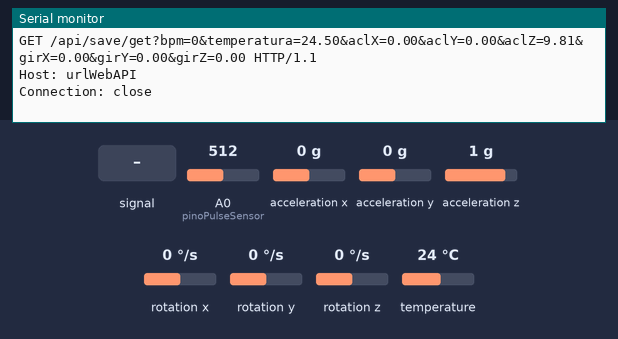
A sketch run on a simulated ESP8266 (NodeMCU). Parts: the last lines printed to the serial monitor. The inputs (shaded band) are chosen by the test bench; at power-on: acceleration x 0 g, A0 (pinoPulseSensor) = 512, acceleration y 0 g, acceleration z 1 g, rotation x 0 °/s, rotation y 0 °/s, rotation z 0 °/s, temperature 24 °C. WiFi joins after 1.5 s; servers stay silent unless stated.

Above: at 2.7 s.
2.8 s: A0 (pinoPulseSensor) fed a 200 Hz sine of ±81 counts around its level
4.3 s: acceleration x set to -1.4 g
At 5.2 s:
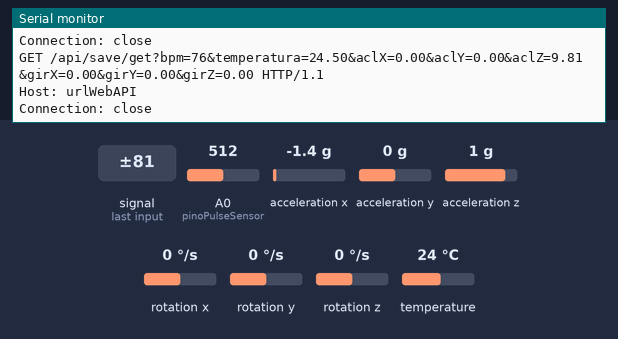
5.8 s: A0 (pinoPulseSensor) set to 716
At 6.8 s:
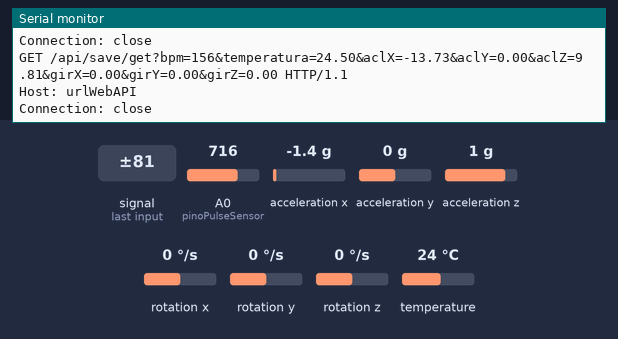
7.3 s: acceleration y set to -1.4 g
At 8.7 s:
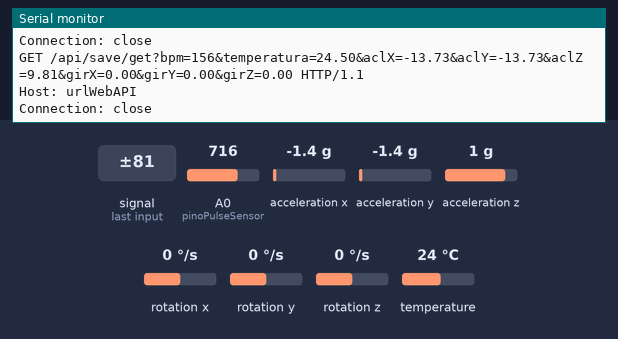
8.8 s: A0 (pinoPulseSensor) fed a 2 Hz sine of ±306 counts around its level
10.3 s: acceleration z set to -1.4 g
At 11.1 s:
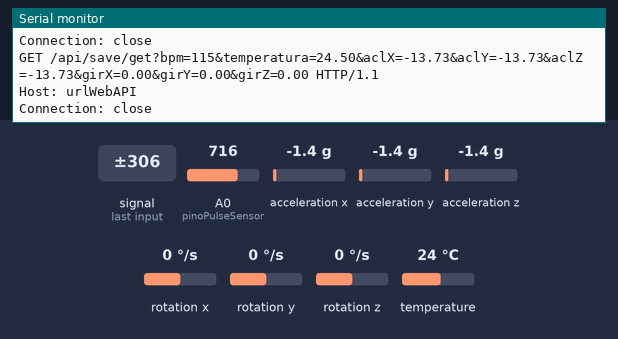
Timing chart, 0 to 12.8 s (numbered marks = the images above; inputs shaded):
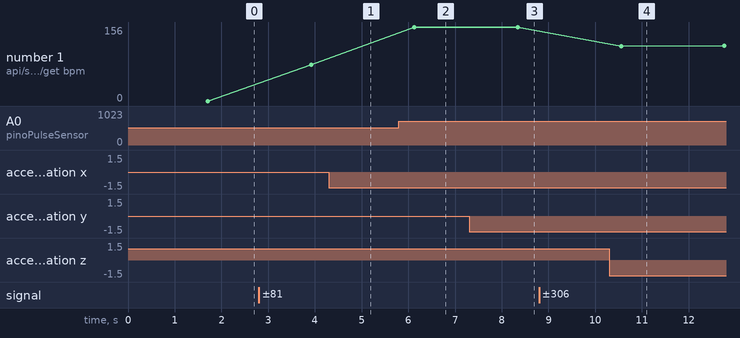

Measured:
- after the input at 5.8 s, the serial monitor: prints a new line after 0.33 s (image 2)
- after the input at 7.3 s, the serial monitor: prints a new line after 1.0 s (image 3)
- after the input at 10.3 s, the serial monitor: prints a new line after 0.25 s (image 4)
- plotted number 1: 0 → 76 after the input at 2.8 s, 76 → 156 after the input at 5.8 s

The sketch:

mirsi.ino
```cpp
/*
 * MIRSI - Monitoramento Inteligente e Remoto da Saúde do Idoso
 * Prototipo de um sistema para monitoramento remoto da saúde do idoso
 * Microcontrolador: ESP866
 * Plataforma: NodeMCU 1.0
 * Sensores: Temperatura, Pulso e Acelerômetro
 * Conexão: wi-fi
 * Autor: Cícero Moura (Tudo posso naquele que me fortalece!)
 * Data Inicial: 01/08/2017
 * Ultima Atualização: 27/01/2017
*/

//Inclusão das bibliotecas
#include <Ticker.h>
#include <Wire.h>
#include <ESP8266WiFi.h>
#include <WiFiClientSecure.h>
#include <MPU6050.h>

//Definição dos pinos
#define pinoPulseSensor A0
#define mpuSDA D5
#define mpuSDL D6

//Dados para conectar ao Wi-FI
const char* ssid = "wifi";
const char* senha = "senha";

//dados da API para enviar os dados
const char* urlAPI = "urlWebAPI";
const int apiPorta = 443;

WiFiClientSecure client;

// Variáveis volateis
// do sensor de Batimento cardiaco
volatile int BPM;
volatile int Signal;
volatile int IBI = 600;
volatile boolean Pulse = false;
volatile boolean QS = false;
Ticker flipper;

//Variaveis do MPU6050
MPU6050 mpu;
Vector aclNormalizado;
Vector girNormalizado;
float temperatura;
//boolean detectorQuedas = false;


/*
 * Configurações iniciais
 */
void setup(){
  Serial.begin(115200);

  setupWiFI();
  setupPulseSensor();
  setupMPU();
}

/*
 * Execução dedicada do sketch
 */
void loop(){
  if (QS == true){
        QS = false;
  }


  lerDadosMPU();
//  detectarQuedas();
  enviarDadosAPI();

  delay(2000);
}

/*
 * Inicializa o Wi-Fi
 * NodeMCU
 */
void setupWiFI() {
  WiFi.mode(WIFI_STA);
  WiFi.begin(ssid, senha);
  while (WiFi.status() != WL_CONNECTED) {
    delay(500);
    //Serial.print(".");
  }
  /*Serial.println("");
  Serial.println("WiFi connected");
  Serial.println("IP address: ");
  Serial.println(WiFi.localIP());*/
}

/*
 * Inicializa o sensor de batimentos cardiaco
 * Pulse Sensor Amped
 */
void setupPulseSensor() {
  interruptSetup();
}

/*
 * Inicializa o Acelerometro e Giroscópio
 * MPU-6050
 */
void setupMPU() {
  Wire.begin(mpuSDA, mpuSDL);

  while(!mpu.begin(MPU6050_SCALE_2000DPS, MPU6050_RANGE_2G)) {
    Serial.println("Could not find a valid MPU6050 sensor, check wiring!");
    delay(500);
  }

  mpu.calibrateGyro();
  mpu.setThreshold(3);

  /*mpu.setAccelPowerOnDelay(MPU6050_DELAY_3MS);
  mpu.setIntFreeFallEnabled(true);
  mpu.setIntZeroMotionEnabled(false);
  mpu.setIntMotionEnabled(false);
  mpu.setDHPFMode(MPU6050_DHPF_5HZ);
  mpu.setFreeFallDetectionThreshold(17);
  mpu.setFreeFallDetectionDuration(2);


  attachInterrupt(0, doInt, RISING);*/
}

/*void doInt() {
  detectorQuedas = true;
}

void detectarQuedas() {

  if (detectorQuedas) {
    detectorQuedas = false;
  }

}*/

/*
 * Realiza a leitura do Acelerômetro, Giroscópio e Temperatura (ºC)
 * e reorna a leitura do sensor
 */
void lerDadosMPU() {
  aclNormalizado = mpu.readNormalizeAccel();
  girNormalizado = mpu.readNormalizeGyro();
  temperatura = mpu.readTemperature() + 0.5;

  /*Serial.print(" Xnorm = ");
  Serial.print(aclNormalizado.XAxis);
  Serial.print(" Ynorm = ");
  Serial.print(aclNormalizado.YAxis);
  Serial.print(" Znorm = ");
  Serial.println(aclNormalizado.ZAxis);

  Serial.print(" Xnorm = ");
  Serial.print(girNormalizado.XAxis);
  Serial.print(" Ynorm = ");
  Serial.print(girNormalizado.YAxis);
  Serial.print(" Znorm = ");
  Serial.println(girNormalizado.ZAxis);

  Serial.print(" Temp = ");
  Serial.print(temperatura);
  Serial.println(" *C");*/
}

/*
 * Monta mensagem e url para enviar os dados
 */
String montaURL() {
  String msg;

  msg.concat("GET /api/save/get?");
  msg.concat("bpm=");
  msg.concat(BPM);
  msg.concat("&temperatura=");
  msg.concat(temperatura);
  msg.concat("&aclX=");
  msg.concat(aclNormalizado.XAxis);
  msg.concat("&aclY=");
  msg.concat(aclNormalizado.YAxis);
  msg.concat("&aclZ=");
  msg.concat(aclNormalizado.ZAxis);
  msg.concat("&girX=");
  msg.concat(girNormalizado.XAxis);
  msg.concat("&girY=");
  msg.concat(girNormalizado.YAxis);
  msg.concat("&girZ=");
  msg.concat(girNormalizado.ZAxis);
  //msg.concat("&detectorQuedas=");
  //msg.concat(detectorQuedas);
  msg.concat(" HTTP/1.1\r\nHost: ");
  msg.concat(urlAPI);
  msg.concat("\r\nConnection: close\r\n\r\n");

  return msg;
}

/*
 * Envia os dados para a API Online
 */
void enviarDadosAPI() {

  if (!client.connect(urlAPI, apiPorta)) {
    //Serial.println("connection failed");
    ESP.restart();
  }

  String url = montaURL();
  //Serial.print("requesting URL: ");
  Serial.println(url);

  client.print(url);

  //Serial.println("request sent");
  /*while (client.connected()) {
    String line = client.readStringUntil('\n');
    if (line == "\r") {
      Serial.println("headers received");
      break;
    }
  }*/
}
```

interrupt.ino
```cpp
volatile int rate[10];                    // array to hold last ten IBI values
volatile unsigned long sampleCounter = 0; // used to determine pulse timing
volatile unsigned long lastBeatTime = 0;  // used to find IBI
volatile int P =512;                      // used to find peak in pulse wave, seeded
volatile int T = 512;                     // used to find trough in pulse wave, seeded
volatile int thresh = 512;                // used to find instant moment of heart beat, seeded
volatile int amp = 100;                   // used to hold amplitude of pulse waveform, seeded
volatile boolean firstBeat = true;        // used to seed rate array so we startup with reasonable BPM
volatile boolean secondBeat = false;      // used to seed rate array so we startup with reasonable BPM


void interruptSetup(){
// Initializes Ticker to have flipper run the ISR to sample every 2mS as per original Sketch.
  flipper.attach_ms(2, ISRTr);
}


// THIS IS THE TICKER INTERRUPT SERVICE ROUTINE.
// Ticker makes sure that we take a reading every 2 miliseconds
void ISRTr(){                         // triggered when flipper fires....
  cli();                               // disable interrupts while we do this
  Signal = analogRead(pinoPulseSensor);              // read the Pulse Sensor
  sampleCounter += 2;                         // keep track of the time in mS with this variable
  int N = sampleCounter - lastBeatTime;       // monitor the time since the last beat to avoid noise

    //  find the peak and trough of the pulse wave
  if(Signal < thresh && N > (IBI/5)*3){       // avoid dichrotic noise by waiting 3/5 of last IBI
    if (Signal < T){                        // T is the trough
      T = Signal;                         // keep track of lowest point in pulse wave
    }
  }

  if(Signal > thresh && Signal > P){          // thresh condition helps avoid noise
    P = Signal;                             // P is the peak
  }                                        // keep track of highest point in pulse wave

  //  NOW IT'S TIME TO LOOK FOR THE HEART BEAT
  // signal surges up in value every time there is a pulse
  if (N > 250){                                   // avoid high frequency noise
    if ( (Signal > thresh) && (Pulse == false) && (N > (IBI/5)*3) ){
      Pulse = true;                               // set the Pulse flag when we think there is a pulse
//      digitalWrite(blinkPin,HIGH);                // turn on pin 13 LED
      IBI = sampleCounter - lastBeatTime;         // measure time between beats in mS
      lastBeatTime = sampleCounter;               // keep track of time for next pulse

      if(secondBeat){                        // if this is the second beat, if secondBeat == TRUE
        secondBeat = false;                  // clear secondBeat flag
        for(int i=0; i<=9; i++){             // seed the running total to get a realisitic BPM at startup
          rate[i] = IBI;
        }
      }

      if(firstBeat){                         // if it's the first time we found a beat, if firstBeat == TRUE
        firstBeat = false;                   // clear firstBeat flag
        secondBeat = true;                   // set the second beat flag
        sei();                               // enable interrupts again
        return;                              // IBI value is unreliable so discard it
      }


      // keep a running total of the last 10 IBI values
      word runningTotal = 0;                  // clear the runningTotal variable

      for(int i=0; i<=8; i++){                // shift data in the rate array
        rate[i] = rate[i+1];                  // and drop the oldest IBI value
        runningTotal += rate[i];              // add up the 9 oldest IBI values
      }

      rate[9] = IBI;                          // add the latest IBI to the rate array
      runningTotal += rate[9];                // add the latest IBI to runningTotal
      runningTotal /= 10;                     // average the last 10 IBI values
      BPM = 60000/runningTotal;               // how many beats can fit into a minute? that's BPM!
      QS = true;                              // set Quantified Self flag
      // QS FLAG IS NOT CLEARED INSIDE THIS ISR
    }
  }

  if (Signal < thresh && Pulse == true){   // when the values are going down, the beat is over
   // digitalWrite(blinkPin,LOW);            // turn off pin 13 LED
    Pulse = false;                         // reset the Pulse flag so we can do it again
    amp = P - T;                           // get amplitude of the pulse wave
    thresh = amp/2 + T;                    // set thresh at 50% of the amplitude
    P = thresh;                            // reset these for next time
    T = thresh;
  }

  if (N > 2500){                           // if 2.5 seconds go by without a beat
    thresh = 512;                          // set thresh default
    P = 512;                               // set P default
    T = 512;                               // set T default
    lastBeatTime = sampleCounter;          // bring the lastBeatTime up to date
    firstBeat = true;                      // set these to avoid noise
    secondBeat = false;                    // when we get the heartbeat back
  }

  sei();                                   // enable interrupts when youre done!
}// end isr
```
